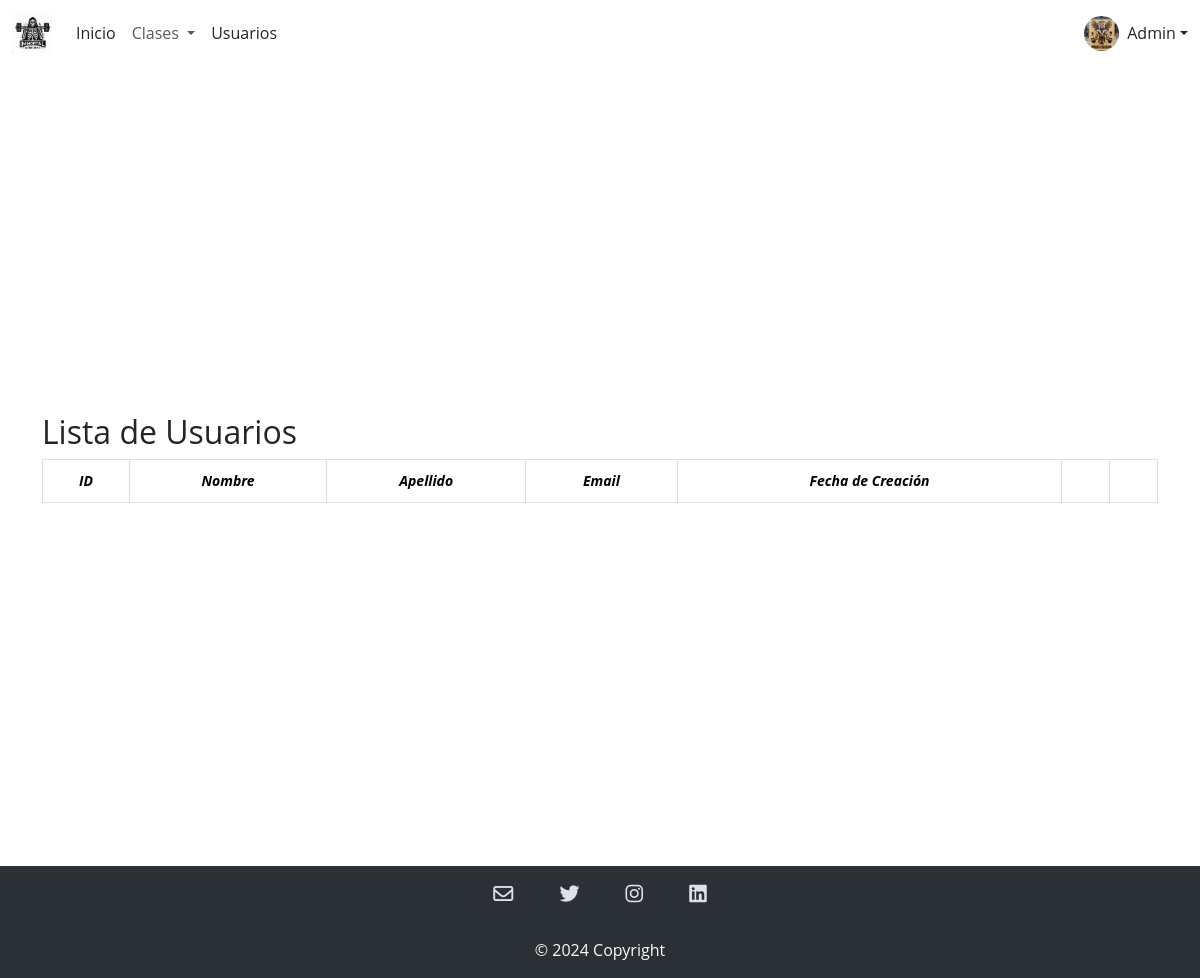
/admin/verUsuariosAdmin.php, run on an earlier commit of the app's database.
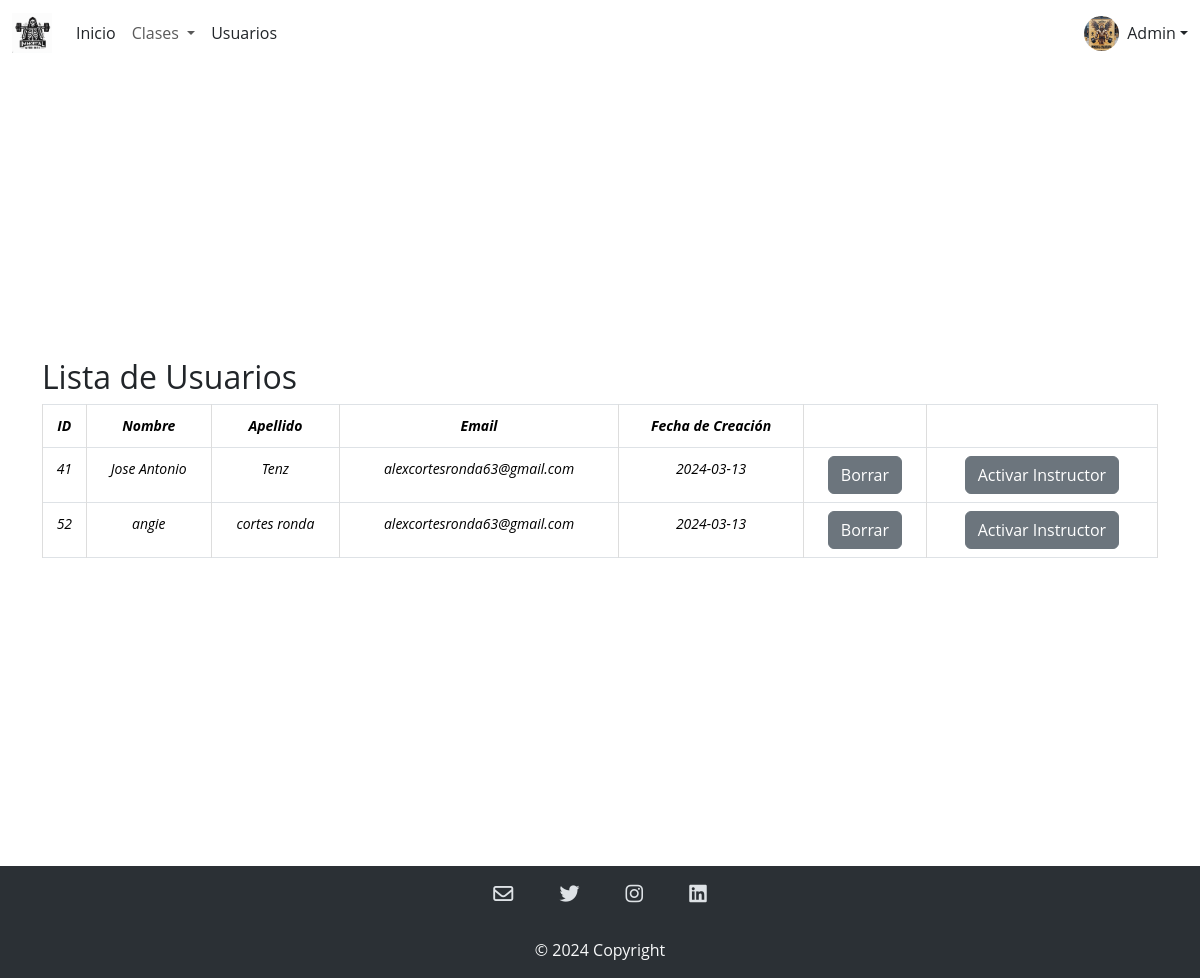
And on a later commit of the database.
### tables this page shows
CREATE TABLE `usuarios` (
  `ID_Usuario` int(11) NOT NULL,
  `Nombre` varchar(50) NOT NULL,
  `Apellido` varchar(50) NOT NULL,
  `Email` varchar(100) NOT NULL,
  `Username` varchar(50) NOT NULL,
  `Password` varchar(255) NOT NULL,
  `Fecha_Creacion` date NOT NULL,
  `Foto` varchar(255) NOT NULL DEFAULT 'imagenPredeterminada.jpg',
  `Is_Admin` tinyint(1) NOT NULL,
  `Is_Instructor` tinyint(1) NOT NULL,
  `ID_Boxes` int(11) DEFAULT NULL
);

### admin/verUsuariosAdmin.php (the view, shortened to what this page needs)
<?php
include '../modulos/headerAdmin.php';
$usuarios = obtenerUsuarios();
echo '<div class="container general">';
echo '<h2>Lista de Usuarios</h2>';
echo '<table class="table table-bordered">';
echo '<thead class="thead-dark">';
echo '<tr>';
echo '<th>ID</th>';
echo '<th>Nombre</th>';
echo '<th>Apellido</th>';
echo '<th>Email</th>';
echo '<th>Fecha de Creación</th>';
echo '<th></th>';
echo '<th></th>';
echo '</tr>';
echo '</thead>';
echo '<tbody>';
foreach ($usuarios as $usuario) {
    echo '<tr>';
    echo '<td>' . $usuario['ID_Usuario'] . '</td>';
    echo '<td>' . $usuario['Nombre'] . '</td>';
    echo '<td>' . $usuario['Apellido'] . '</td>';
    echo '<td>' . $usuario['Email'] . '</td>';
    echo '<td>' . $usuario['Fecha_Creacion'] . '</td>';
    echo '<td><button id="borrarUsuario" class="btn btn-secondary" data-id="' . $usuario['ID_Usuario'] . '">Borrar</button></td>';
    echo '<td><button id="cambiarInstructor" class="btn btn-secondary" data-id="' . $usuario['ID_Usuario'] . '">Activar Instructor</button></td>';
    echo '</tr>';
}
echo '</tbody>';
echo '</table>';
echo '</div>';
function obtenerUsuarios(){
    include '../CRUD/conexion.php';
    $sql = "SELECT usuarios.*, boxes.Nombre AS nombre_box
            FROM usuarios
            INNER JOIN boxes ON usuarios.ID_Boxes = boxes.ID_Boxes
            WHERE usuarios.ID_Boxes = 13";
    $resultado = $conexion->query($sql);
    $usuarios = array();
    while ($fila = $resultado->fetch_assoc()) {
        $usuarios[] = $fila;
    }
    return $usuarios;
}
include '../modulos/footer.php';
?>

What changed in the data, as far as the page shows it:
added usuarios: ID_Usuario "41", Nombre "Jose Antonio", Apellido "Tenz", Email "alexcortesronda63@gmail.com", Fecha_Creacion "2024-03-13"
added usuarios: ID_Usuario "52", Nombre "angie", Apellido "cortes ronda", Email "alexcortesronda63@gmail.com", Fecha_Creacion "2024-03-13"
